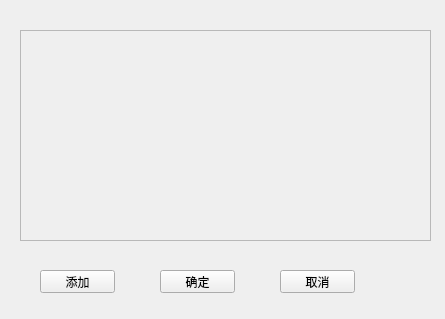
<?xml version="1.0" encoding="UTF-8"?>
<ui version="4.0">
 <class>TextureDialog</class>
 <widget class="QWidget" name="TextureDialog">
  <property name="geometry">
   <rect>
    <x>0</x>
    <y>0</y>
    <width>445</width>
    <height>319</height>
   </rect>
  </property>
  <property name="windowTitle">
   <string>Form</string>
  </property>
  <widget class="QPushButton" name="concelBtn">
   <property name="geometry">
    <rect>
     <x>280</x>
     <y>270</y>
     <width>75</width>
     <height>23</height>
    </rect>
   </property>
   <property name="text">
    <string>取消</string>
   </property>
  </widget>
  <widget class="QPushButton" name="confirmBtn">
   <property name="geometry">
    <rect>
     <x>160</x>
     <y>270</y>
     <width>75</width>
     <height>23</height>
    </rect>
   </property>
   <property name="text">
    <string>确定</string>
   </property>
  </widget>
  <widget class="QScrollArea" name="scrollArea">
   <property name="geometry">
    <rect>
     <x>20</x>
     <y>30</y>
     <width>411</width>
     <height>211</height>
    </rect>
   </property>
   <property name="widgetResizable">
    <bool>true</bool>
   </property>
   <widget class="QWidget" name="scrollAreaWidgetContents">
    <property name="geometry">
     <rect>
      <x>0</x>
      <y>0</y>
      <width>409</width>
      <height>209</height>
     </rect>
    </property>
   </widget>
  </widget>
  <widget class="QPushButton" name="pushButton">
   <property name="geometry">
    <rect>
     <x>40</x>
     <y>270</y>
     <width>75</width>
     <height>23</height>
    </rect>
   </property>
   <property name="text">
    <string>添加</string>
   </property>
  </widget>
 </widget>
 <resources/>
 <connections/>
</ui>
